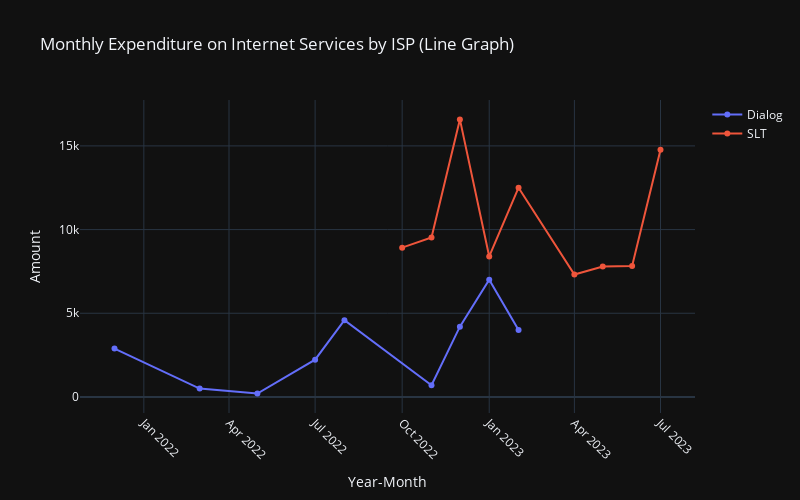

This figure's notebook cell:
### Code cell
orig = df.copy()
df = monthly_payments.copy()

import plotly.graph_objs as go
import plotly.express as px

# Assuming you have the 'year' and 'month' columns
# If not, you can use df['date'] = df['year'].astype(str) + '-' + df['month'].astype(str) to create a 'year-month' column

# Create a line graph using Plotly
fig = go.Figure()

# Add a line trace for each ISP
for isp in df['ISP'].unique():
    df_filtered = df[df['ISP'] == isp]
    fig.add_trace(go.Scatter(x=df_filtered['year'].astype(str) + '-' + df_filtered['month'].astype(str),
                             y=df_filtered['amount'],
                             mode='lines+markers',
                             name=isp))

# Customize the layout
fig.update_layout(
    title='Monthly Expenditure on Internet Services by ISP (Line Graph)',
    xaxis_title='Year-Month',
    yaxis_title='Amount',
    xaxis=dict(tickangle=45),
    template="plotly_dark",
    width=800,
    height=500
)

# Show the plot
fig.show()

### Figure 1 — Plotly figure (JSON) as saved in the notebook; plotly's stock layout.template omitted (floating-point values rounded to 4 significant figures)
{"data": [{"mode": "lines+markers", "name": "Dialog", "type": "scatter", "x": ["2021-12", "2022-3", "2022-5", "2022-7", "2022-8", "2022-11", "2022-12", "2023-1", "2023-2"], "y": [2890.0, 500, 200, 2229.0, 4587.0, 700, 4200, 7000, 4000]}, {"mode": "lines+markers", "name": "SLT", "type": "scatter", "x": ["2022-10", "2022-11", "2022-12", "2023-1", "2023-2", "2023-4", "2023-5", "2023-6", "2023-7"], "y": [8920.0, 9532.0, 16580.0, 8393.0, 12500.0, 7317.0, 7787.0, 7829.0, 14770.0]}], "layout": {"height": 500, "title": {"text": "Monthly Expenditure on Internet Services by ISP (Line Graph)"}, "width": 800, "xaxis": {"tickangle": 45, "title": {"text": "Year-Month"}}, "yaxis": {"title": {"text": "Amount"}}}}
